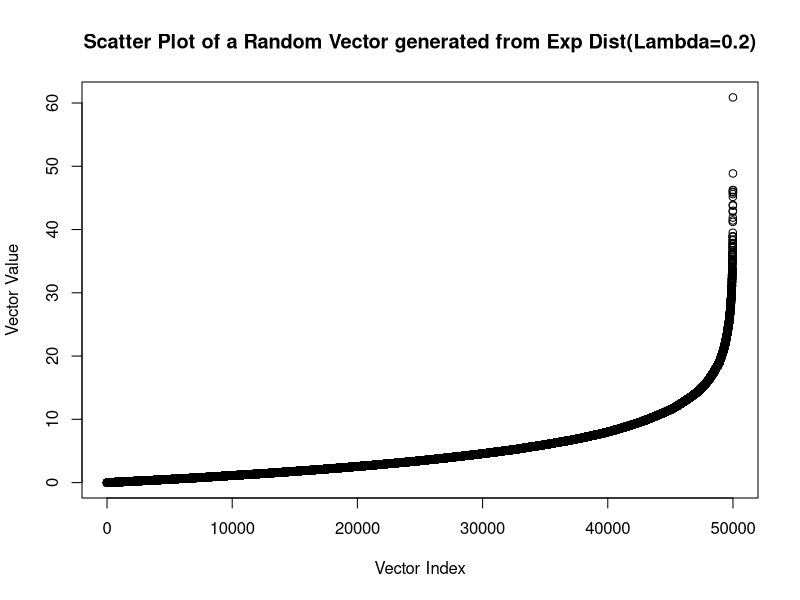
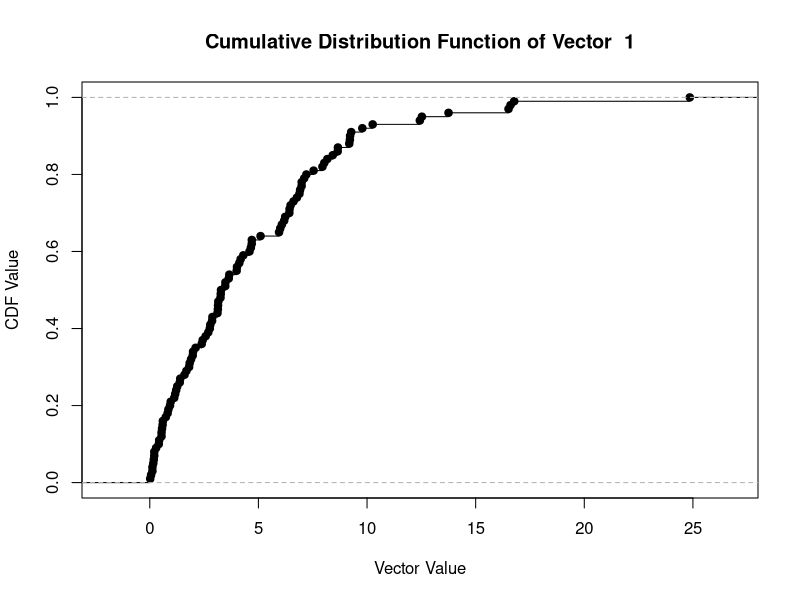
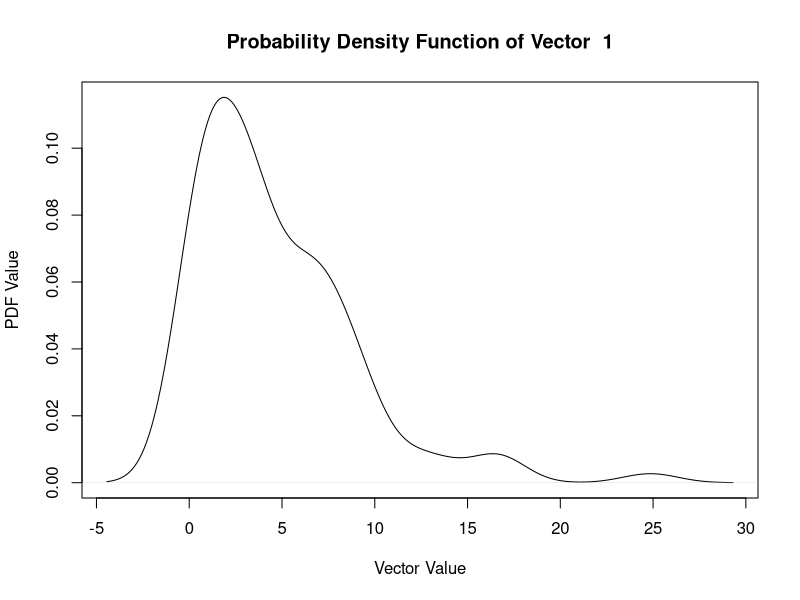
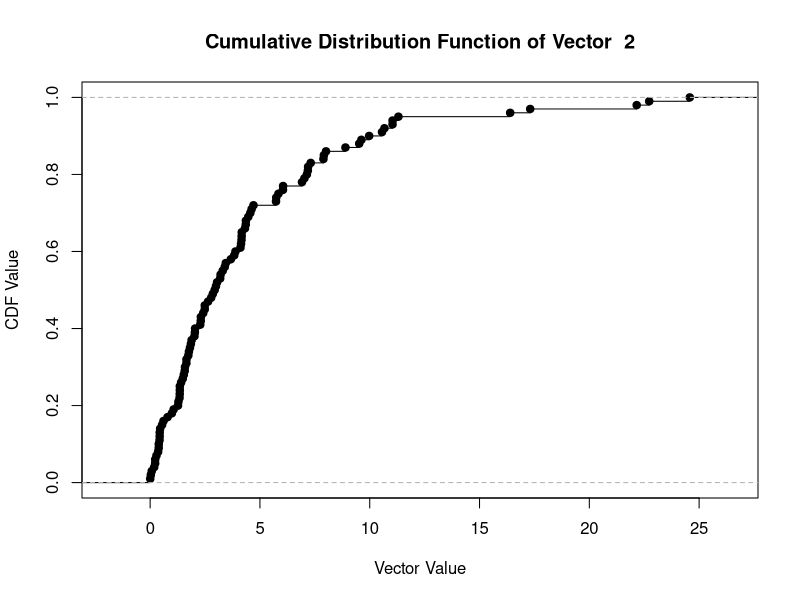
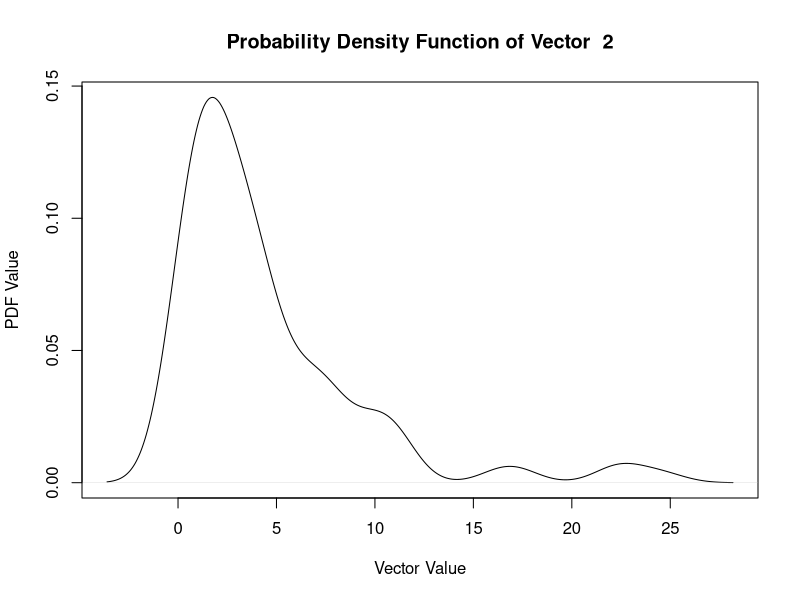
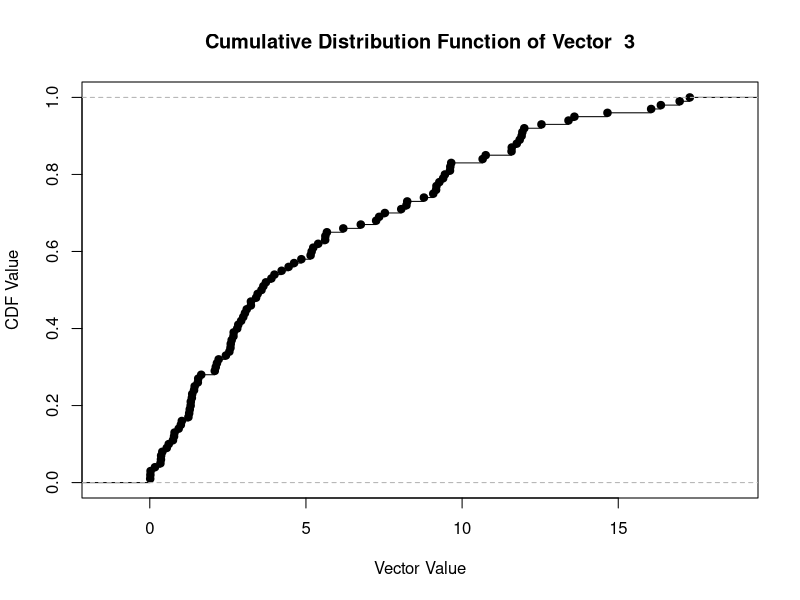
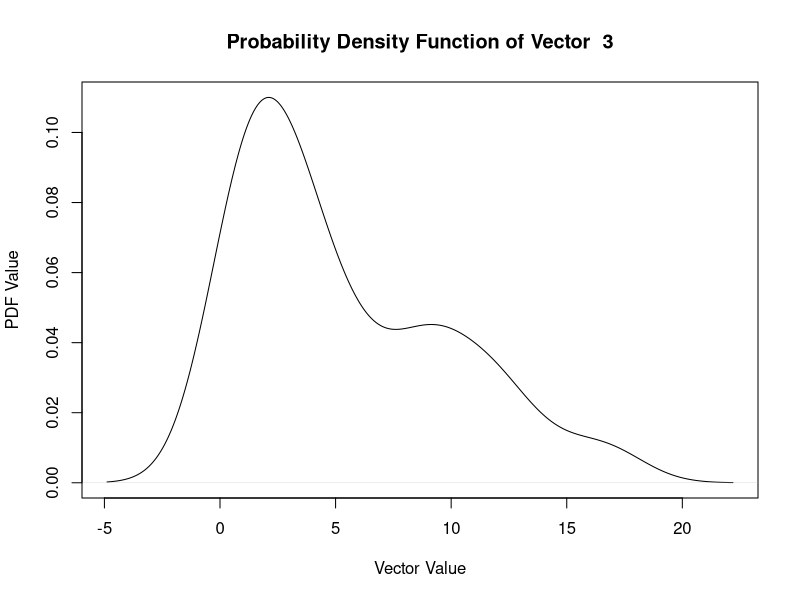
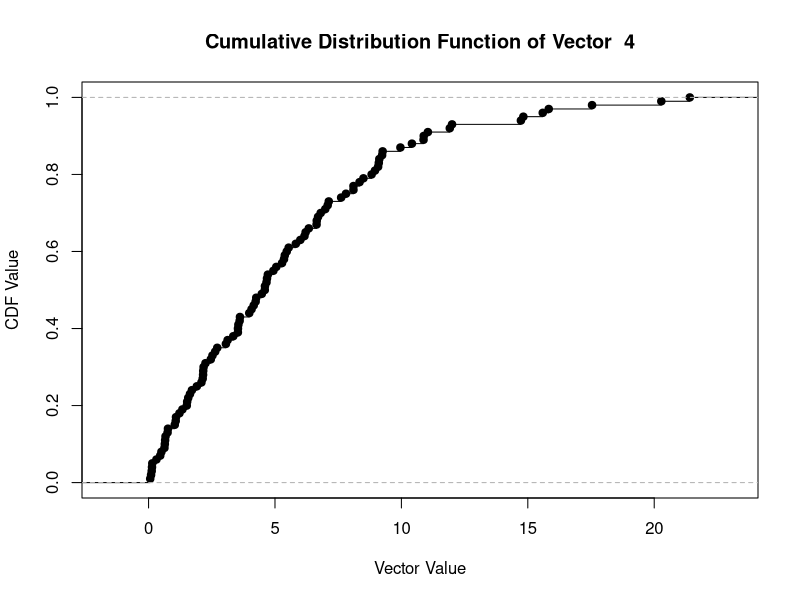

The R script that drew these images, in order:
num<-50000
vec<-rexp(num,0.2)
tab1<-data.frame(x=seq(1,num,1),y=sort(vec))
plot(tab1,xlab="Vector Index",ylab="Vector Value")
title("Scatter Plot of a Random Vector generated from Exp Dist(Lambda=0.2)")

Mat<-matrix(vec,100)
#print(Mat)
for(i in 1:5){
 p<-ecdf(Mat[,i])
 q<-density(Mat[,i])
 plot(p,main=(paste("Cumulative Distribution Function of Vector ",i)),xlab="Vector Value",ylab="CDF Value")
 #title(paste("Cumulative Distribution Function of ",i," vector"))  
 plot(q,main=(paste("Probability Density Function of Vector ",i)),xlab="Vector Value",ylab="PDF Value")
}

m<-rep(0,500)
s<-rep(0,500)
#print(Mat[,1])

for(i in 1:500){
m[i] = m[i] + mean(Mat[,i])
s[i] = s[i] + sd(Mat[,i])

if(i==5){
print(paste("The mean of vector ",(1:5),": ",m[1:5]))
print(paste("The standard deviation of vector ",(1:5),": ",s[1:5]))
 
}
}

tab1 <- table(m)
str(tab1)
plot(tab1, "h", xlab="Vector Value", ylab="Frequency")
title("Frequency Distribution of Means")


 j<-ecdf(m)
 k<-density(m,na.rm=TRUE)
 plot(j,main=(paste("Cumulative Distribution Function of Means ")),xlab="Vector Value",ylab="CDF Value")
 #title(paste("Cumulative Distribution Function of ",i," vector"))  
 plot(k,main=(paste("Probability Density Function of Means ")),xlab="Vector Value",ylab="PDF Value")
#print(m)
a=mean(vec)
b=mean(m)
c=sd(vec)
d=mean(s)

print(paste("Mean of original distribution :",a))
print(paste("Mean of sample mean distribution :",b))
print(paste("Standard Deviation of original distribution :",c))
print(paste("Standard Deviation of sample mean distribution :",d))
print("The values are nearly same, hence Central Limit Theorem stands verified.")

